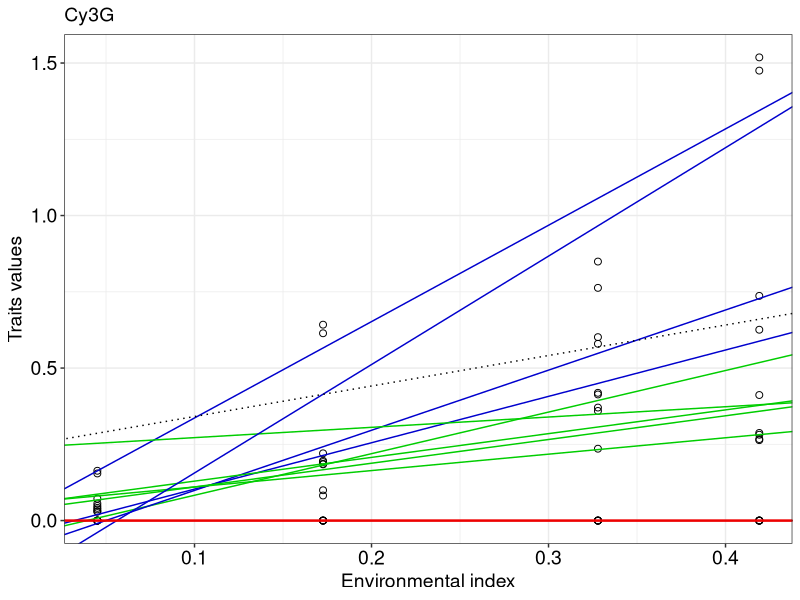
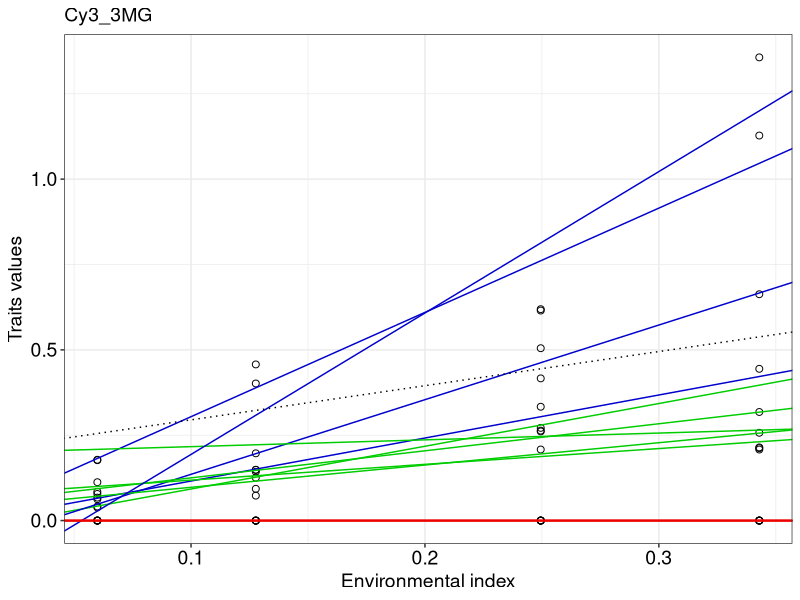
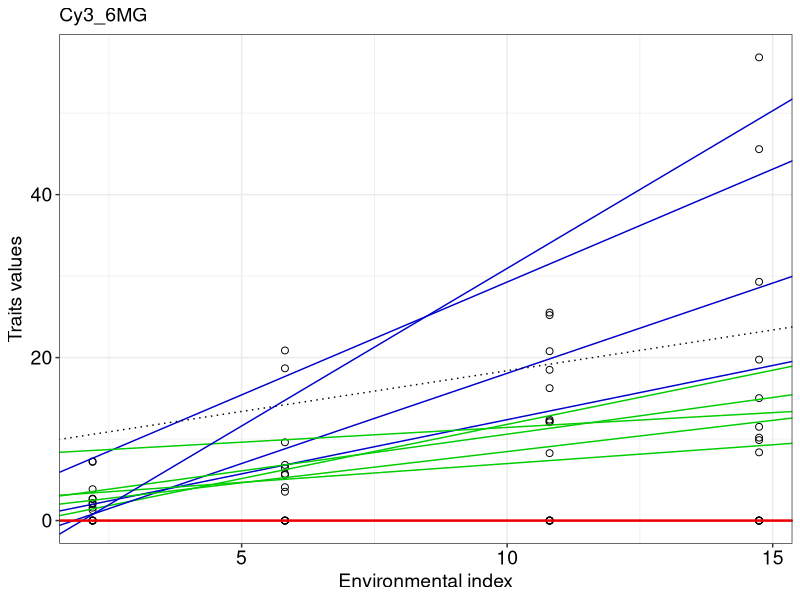
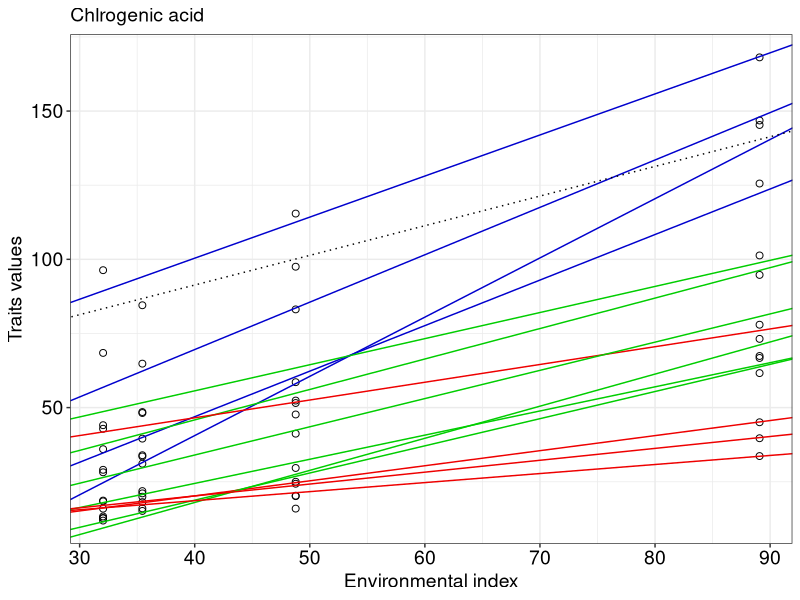
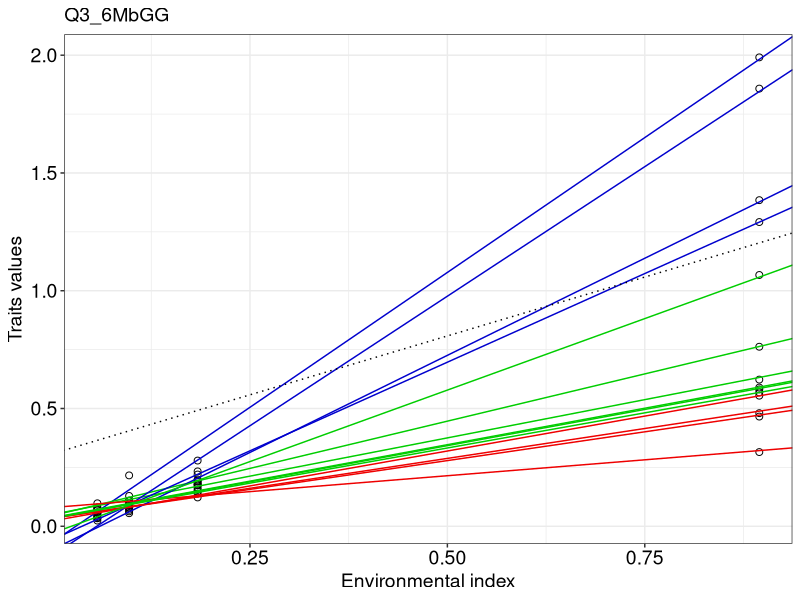
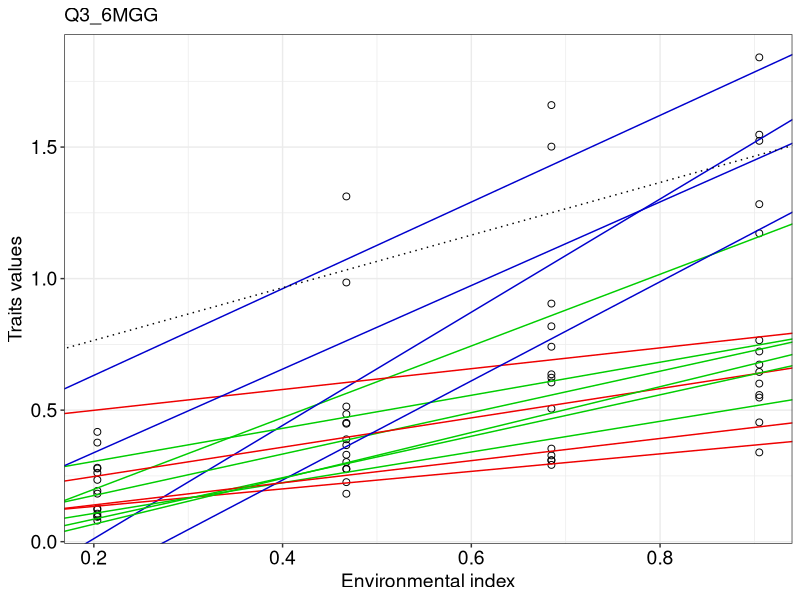
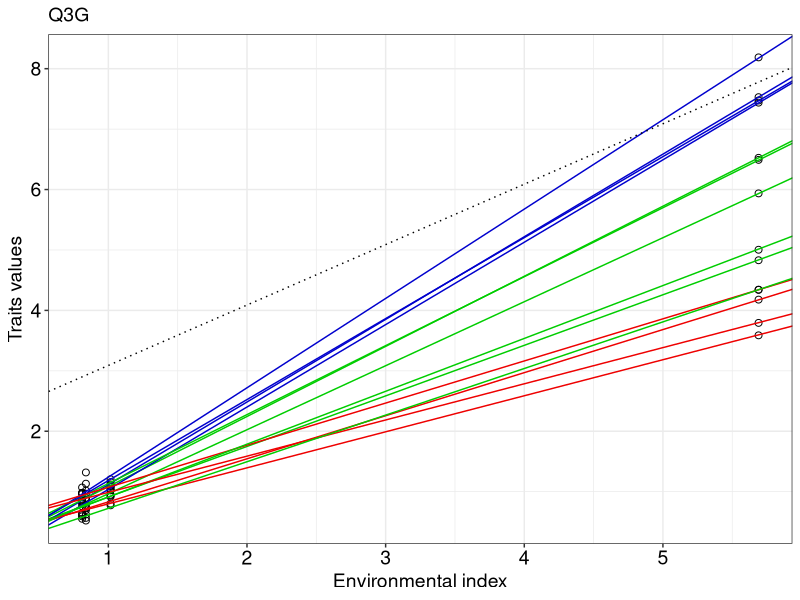
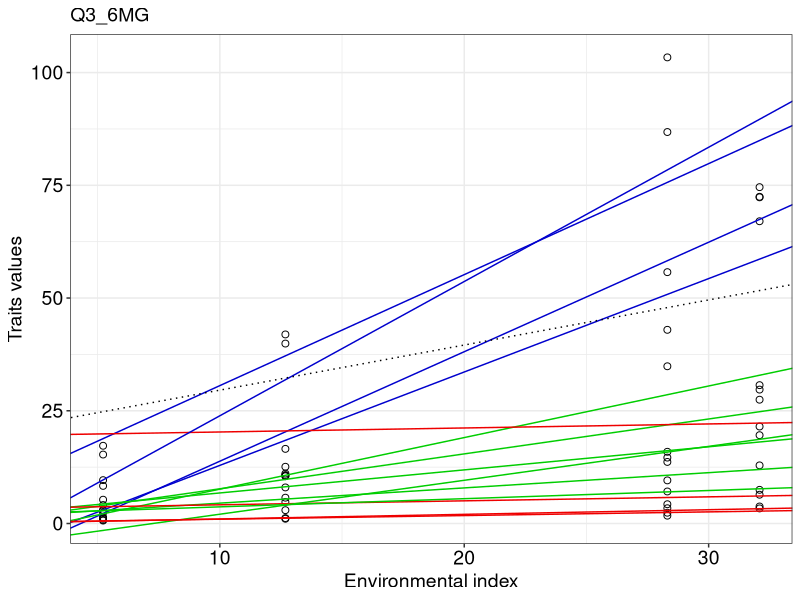

Generate these figures, in order, with R:
#########################
## GxE analysis
## JRA & AMMI
#########################

#Fig.4, Fig.S6,7

#Current date
today <- Sys.Date()
print(today, quote=F)

#load packages
library(tidyverse)
library(ggrepel)

#data import
d <- read.csv("Pheno/Light_Metabolites.csv",header=TRUE, check.names=FALSE)
d$Cultivar<- factor(d$Cultivar, levels=c("RButt","RLeaf","ROak","RCos","FancR","HandR","RFire",
                                                   "SunB","WineD","GOak","HandG","GLeaf","GButt","FrIce"))
for (j in 5:ncol(d)){

  print(j)

  Trait=names(d)[j]
  
  #make dir
  dir.create(paste("Fig/GxE/",Trait,sep=""))
  
  #ANOVA test for GXE detection
  twANOVA <- aov(d[,j]~Cultivar*Light, data=d)
  summary(twANOVA)
  
  #Interaction plot by ggplot2
  ggplot(d, aes(y=d[,j], x=Cultivar, color=Light, group=Light))+
  #guides(color=FALSE, fill=FALSE)+
  stat_summary(fun.y= mean, geom="line", size=0.5, width=0.8)+
  geom_point(shape=21, size=1.5, position=position_dodge(0.8))+
  theme_bw()+
  theme(text = element_text(size = 10), axis.text = element_text(size=10, color="black"), 
        axis.text.x = element_text(angle = 60, hjust = 1), 
        axis.title.x = element_blank(),
        plot.title = element_text(size = 7))+
  labs(title = Trait, y="Phenotype", x="genotype", color="Environment")
  
  ggsave(paste("Fig/GxE/",Trait,"/",print(today, quate=F),"_InteractionPlot.pdf", sep=""), width=5, height=3)
  
  #data arrange
  d.mean <- d %>% 
  group_by(Light, Cultivar) %>% 
  summarise(mean=mean(.data[[Trait]]))%>% 
  pivot_wider(names_from=Light, values_from=mean) %>% 
  as.data.frame()
  
  #d.mean <- as.matrix(d.mean)
  rownames(d.mean) <- d.mean[,1]
  d.mean <- d.mean[,2:5]
  
  print(d.mean)
  
  #overall mean
  om <- mean(as.matrix(d.mean))
  #genotypic mean
  gm <- apply(d.mean, 1, mean)
  #environmental mean
  em <- apply(d.mean, 2, mean)
  
  
  ####Joing Regression Analysis(JRA)----
  #prepare empty matirix
  g <- rep(NA, nrow(d.mean))
  b <- rep(NA, nrow(d.mean))
  rv <- rep(NA, nrow(d.mean))
  #tj <- em - om # just in case
  
  #linear modeling
  for(i in 1:nrow(d.mean)) {
    print(i)
    model <- lm(as.numeric(d.mean[i, ]) ~ em)
    g[i] <- coef(model)[1]
    b[i] <- coef(model)[2]
    rv[i] <- summary(model)$sigma^2
    }
  
  #Trait values vs. Environmental index(em)
  #ggplot ver. (in progress)
  d.mean.t <- t(d.mean) %>% 
    as.data.frame()
  
  d.mean.t <- bind_cols(em, d.mean.t) 
  colnames(d.mean.t)[1] <- "em"
  
  d.mean.t.long <- d.mean.t %>% 
    pivot_longer(2:(length(d.mean.t)), names_to="metabolites", values_to="values")
  
  col <- rep("blue3", length(b))
  col[b < quantile(b, 3/4)] <- "green3"
  col[b <= quantile(b, 1/4)] <- "red2"
  
  P <- ggplot()+
    geom_point(data=d.mean.t.long, aes(x=em, y=values), shape=1, color="black", size=2.0)+
    theme_bw()+
    theme(text = element_text(size = 14), axis.text = element_text(size=14, color="black"),
          plot.title = element_text(size = 14))+
    labs(title=Trait, y="Traits values", x="Environmental index")
  
  for (i in 1:14){
    P <- P +geom_abline(intercept = g[i], slope=b[i], color=col[i], size=0.5)
  }
  P <- P+geom_abline(intercept=om, slope=1.0, linetype = "dotted",color="black")
  print(P)
  
  
  ggsave(paste("Fig/GxE/",Trait,"/",print(today, quate=F),"_JRA_Regression.pdf", sep=""), width=3, height=3)
  
  #slope (stability) vs. intercept (trait)
  #ggplot ver
  Type <- c(rep("Red",9), rep("Green",5))
  stab.df <- bind_cols(g,b,rownames(d.mean), Type)
  colnames(stab.df) <- c("g","b","Cultivar","Type")
  
  ggplot(stab.df, aes(x=g, y=b, fill=Type))+
    guides(color=FALSE, fill=FALSE)+
    geom_point(shape=21, size=3.0, color="black")+
    geom_label_repel(aes(label=Cultivar, fill=Type), size=3.0, alpha=0.8, color="black")+
    scale_fill_manual(values=c("green","deeppink2"))+
    geom_hline(yintercept = 1.0, linetype = "dotted")+
    theme_bw()+
    theme(plot.title = element_text(size = 14), text = element_text(size = 14), axis.text = element_text(size=14, color="black"))+
    labs(title = Trait, y="Stability (b)", x="Intercept")
  
  ggsave(paste("Fig/GxE/",Trait,"/",print(today, quate=F),"_Plot_Stability_vs_Intercept.pdf", sep=""), width=3, height=3)
  
  ###Additive Main effect Multiplicative Interaction(AMMI) model----
  #matrix including  GXE effect
  ge <- sweep(sweep(d.mean, 1, gm), 2, em) + om
  head(ge)
  
  sge <- svd(ge)
  
  zg <- sge$u %*% diag(sqrt(sge$d))
  ze <- sge$v %*% diag(sqrt(sge$d))
  rownames(zg) <- names(gm)
  rownames(ze) <- names(em)
  colnames(zg) <- colnames(ze) <- paste0("IPCA", 1:length(sge$d))
  
  #ggplot ver.
  ze.df <- bind_cols(as.data.frame(ze),rownames(ze))
  colnames(ze.df)[5] <- c("Env")
  
  zg.df <- bind_cols(as.data.frame(zg),rownames(zg),Type)
  colnames(zg.df)[5:6] <- c("Cultivar","Type")
  
  ggplot()+
    guides(color=FALSE, fill=FALSE)+
    geom_point(data=zg.df, aes(x=IPCA1, y=IPCA2, color=Type), shape=1, size=3.0)+
    scale_color_manual(values=c("green","deeppink2"))+
    scale_fill_manual(values=c("green","deeppink2"))+
    geom_segment(data=ze.df, aes(x=0, y=0, xend=IPCA1, yend=IPCA2),arrow=arrow(length=unit(0.3,"cm"), type = "open"), color="blue", alpha=0.8, size=0.5)+
    geom_label_repel(data=ze.df, aes(x=IPCA1, y=IPCA2, label=Env), size=3, color="blue", alpha=0.8)+
    geom_text_repel(data=zg.df, aes(x=IPCA1, y=IPCA2, label=Cultivar, color=Type), size=3.0, alpha=0.8, max.overlaps = Inf)+
    theme_bw()+
    theme(text = element_text(size = 14), axis.text = element_text(size=14, color="black"),
          plot.title = element_text(size = 14))+
    geom_hline(yintercept = 0, linetype = "dotted")+
    geom_vline(xintercept = 0, linetype = "dotted")+
    labs(title = Trait, y="IPCA2", x="IPCA1")
  
  ggsave(paste("Fig/GxE/",Trait,"/",print(today, quate=F),"_IPCPlot_AMMI.pdf", sep=""), width=3, height=3)

}

